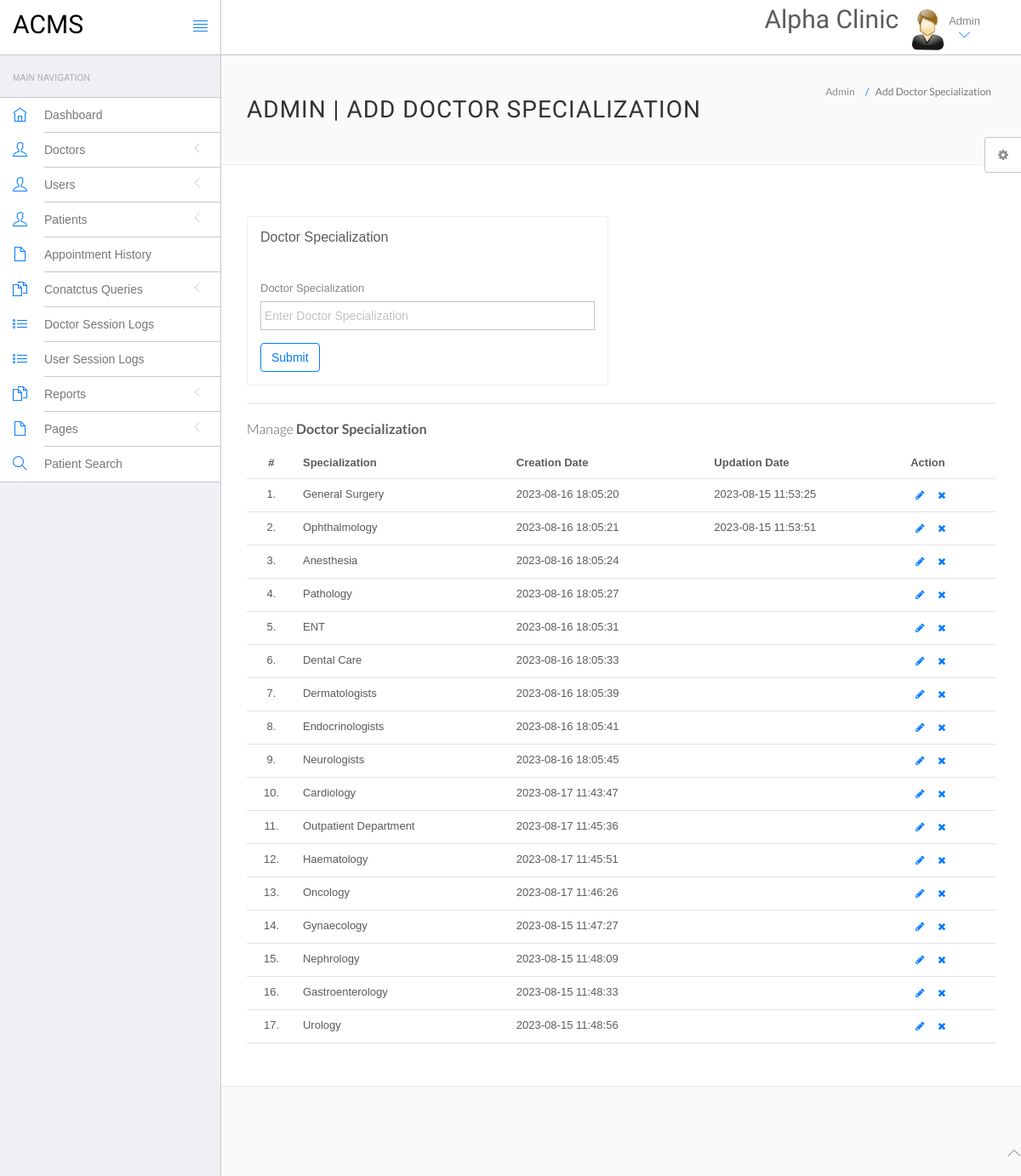
The page /Clinic/acms/admin/php_admin/doctor-specilization.php (signed in) on the database its author committed.
### tables this page shows
CREATE TABLE `doctorspecilization` (
  `id` int(11) NOT NULL,
  `specilization` varchar(255) DEFAULT NULL,
  `creationDate` timestamp NULL DEFAULT current_timestamp(),
  `updationDate` timestamp NULL DEFAULT NULL ON UPDATE current_timestamp()
);

### Clinic/acms/admin/php_admin/doctor-specilization.php (the view, shortened to what this page needs)
<?php
include('include/config.php');
if(strlen($_SESSION['id']==0)) {
 header('location:logout.php');
  } else{
?>
<!DOCTYPE html>
<html lang="en">
	<head>
		<link rel="stylesheet" href="vendor/bootstrap/css/bootstrap.min.css">
		<link rel="stylesheet" href="vendor/fontawesome/css/font-awesome.min.css">
		<link rel="stylesheet" href="vendor/themify-icons/themify-icons.min.css">
		<link href="vendor/animate.css/animate.min.css" rel="stylesheet" media="screen">
		<link href="vendor/perfect-scrollbar/perfect-scrollbar.min.css" rel="stylesheet" media="screen">
		<link href="vendor/switchery/switchery.min.css" rel="stylesheet" media="screen">
		<link href="vendor/bootstrap-touchspin/jquery.bootstrap-touchspin.min.css" rel="stylesheet" media="screen">
		<link href="vendor/select2/select2.min.css" rel="stylesheet" media="screen">
		<link href="vendor/bootstrap-datepicker/bootstrap-datepicker3.standalone.min.css" rel="stylesheet" media="screen">
		<link href="vendor/bootstrap-timepicker/bootstrap-timepicker.min.css" rel="stylesheet" media="screen">
		<link rel="stylesheet" href="assets/css/styles.css">
		<link rel="stylesheet" href="assets/css/plugins.css">
		<link rel="stylesheet" href="assets/css/themes/theme-1.css" id="skin_color" />
	</head>
	<body>
		<div id="app">
<?php include('include/sidebar.php');?>
			<div class="app-content">
						<?php include('include/header.php');?>
				<div class="main-content" >
					<div class="wrap-content container" id="container">
						<section id="page-title">
							<div class="row">
								<div class="col-sm-8">
									<h1 class="mainTitle">Admin | Add Doctor Specialization</h1>
																	</div>
								<ol class="breadcrumb">
									<li>
										<span>Admin</span>
									</li>
									<li class="active">
										<span>Add Doctor Specialization</span>
									</li>
								</ol>
							</div>
						</section>
						<div class="container-fluid container-fullw bg-white">
							<div class="row">
								<div class="col-md-12">
									<div class="row margin-top-30">
										<div class="col-lg-6 col-md-12">
											<div class="panel panel-white">
												<div class="panel-heading">
													<h5 class="panel-title">Doctor Specialization</h5>
												</div>
												<div class="panel-body">
													<form role="form" name="dcotorspcl" method="post" >
														<div class="form-group">
															<label for="exampleInputEmail1">
																Doctor Specialization
															</label>
							<input type="text" name="doctorspecilization" class="form-control"  placeholder="Enter Doctor Specialization">
														</div>
														<button type="submit" name="submit" class="btn btn-o btn-primary">
															Submit
														</button>
													</form>
												</div>
											</div>
										</div>
											</div>
										</div>
									<div class="col-lg-12 col-md-12">
											<div class="panel panel-white">
											</div>
										</div>
									</div>
									<div class="row">
								<div class="col-md-12">
									<h5 class="over-title margin-bottom-15">Manage <span class="text-bold">Doctor Specialization</span></h5>
									<table class="table table-hover" id="sample-table-1">
										<thead>
											<tr>
												<th class="center">#</th>
												<th>Specialization</th>
												<th class="hidden-xs">Creation Date</th>
												<th>Updation Date</th>
												<th>Action</th>
											</tr>
										</thead>
										<tbody>
<?php
$sql=mysqli_query($con,"select * from doctorSpecilization");
$cnt=1;
while($row=mysqli_fetch_array($sql))
{
?>
											<tr>
												<td class="center"><?php echo $cnt;?>.</td>
												<td class="hidden-xs"><?php echo $row['specilization'];?></td>
												<td><?php echo $row['creationDate'];?></td>
												<td><?php echo $row['updationDate'];?>
												</td>
												<td >
												<div class="visible-md visible-lg hidden-sm hidden-xs">
							<a href="edit-doctor-specialization.php?id=<?php echo $row['id'];?>" class="btn btn-transparent btn-xs" tooltip-placement="top" tooltip="Edit"><i class="fa fa-pencil"></i></a>
	<a href="doctor-specilization.php?id=<?php echo $row['id']?>&del=delete" onClick="return confirm('Are you sure you want to delete?')"class="btn btn-transparent btn-xs tooltips" tooltip-placement="top" tooltip="Remove"><i class="fa fa-times fa fa-white"></i></a>
												</div>
												</td>
											</tr>
											<?php
$cnt=$cnt+1;
											 }?>
										</tbody>
									</table>
								</div>
							</div>
								</div>
							</div>
						</div>
					</div>
				</div>
	<?php include('include/footer.php');?>
	<?php include('include/setting.php');?>
	</body>
</html>
<?php } ?>

### Clinic/acms/admin/php_admin/assets/css/themes/theme-1.css (style rules this page uses)
body { background: #FAFAFA; }

### rows shown on the page
doctorspecilization: specilization "General Surgery", creationDate "2023-08-16 18:05:20", updationDate "2023-08-15 11:53:25"
doctorspecilization: specilization "Ophthalmology", creationDate "2023-08-16 18:05:21", updationDate "2023-08-15 11:53:51"
doctorspecilization: specilization "Anesthesia", creationDate "2023-08-16 18:05:24"
doctorspecilization: specilization "Pathology", creationDate "2023-08-16 18:05:27"
doctorspecilization: specilization "ENT", creationDate "2023-08-16 18:05:31"
doctorspecilization: specilization "Dental Care", creationDate "2023-08-16 18:05:33"
doctorspecilization: specilization "Dermatologists", creationDate "2023-08-16 18:05:39"
doctorspecilization: specilization "Endocrinologists", creationDate "2023-08-16 18:05:41"
doctorspecilization: specilization "Neurologists", creationDate "2023-08-16 18:05:45"
doctorspecilization: specilization "Cardiology", creationDate "2023-08-17 11:43:47"
doctorspecilization: specilization "Outpatient Department", creationDate "2023-08-17 11:45:36"
doctorspecilization: specilization "Haematology", creationDate "2023-08-17 11:45:51"
doctorspecilization: specilization "Oncology", creationDate "2023-08-17 11:46:26"
doctorspecilization: specilization "Gynaecology", creationDate "2023-08-15 11:47:27"
doctorspecilization: specilization "Nephrology", creationDate "2023-08-15 11:48:09"
doctorspecilization: specilization "Gastroenterology", creationDate "2023-08-15 11:48:33"
doctorspecilization: specilization "Urology", creationDate "2023-08-15 11:48:56"
